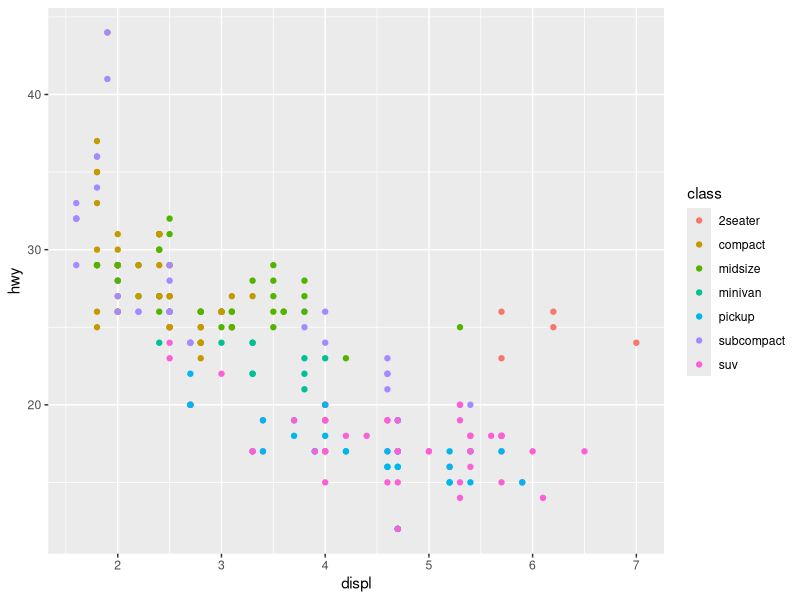
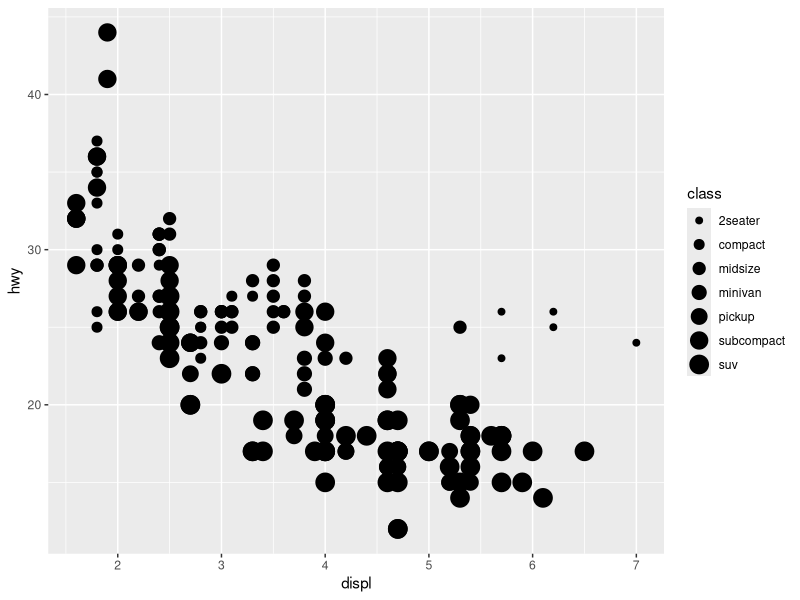
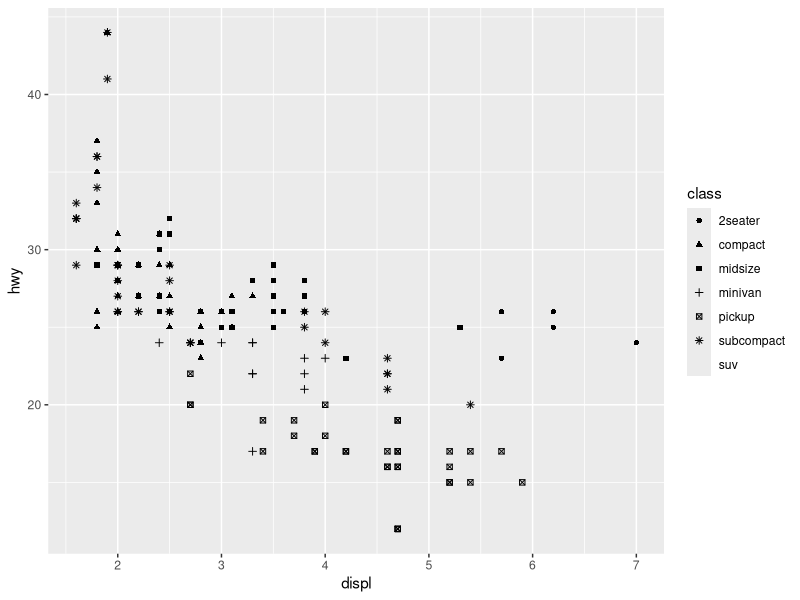
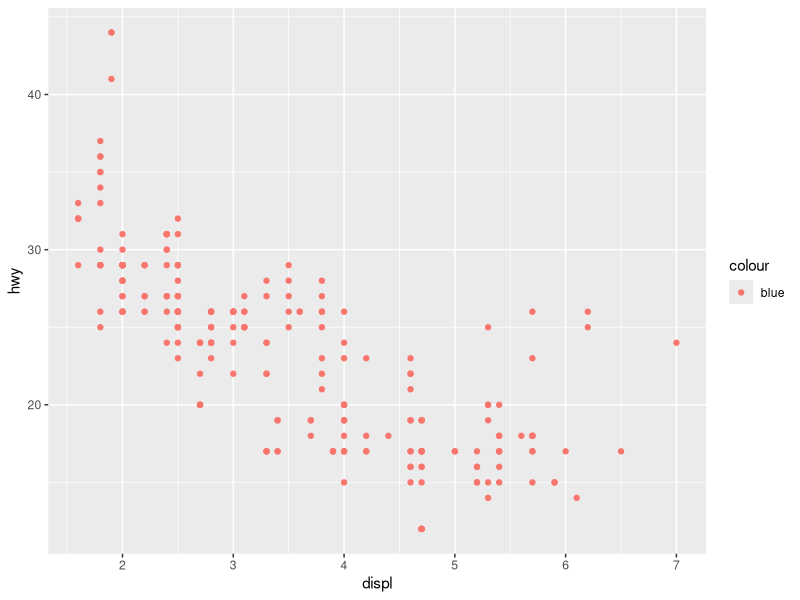
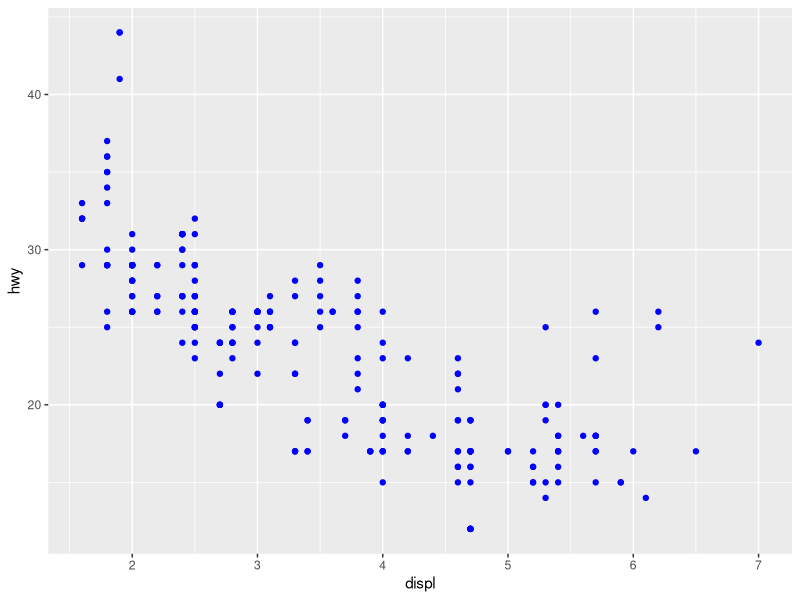
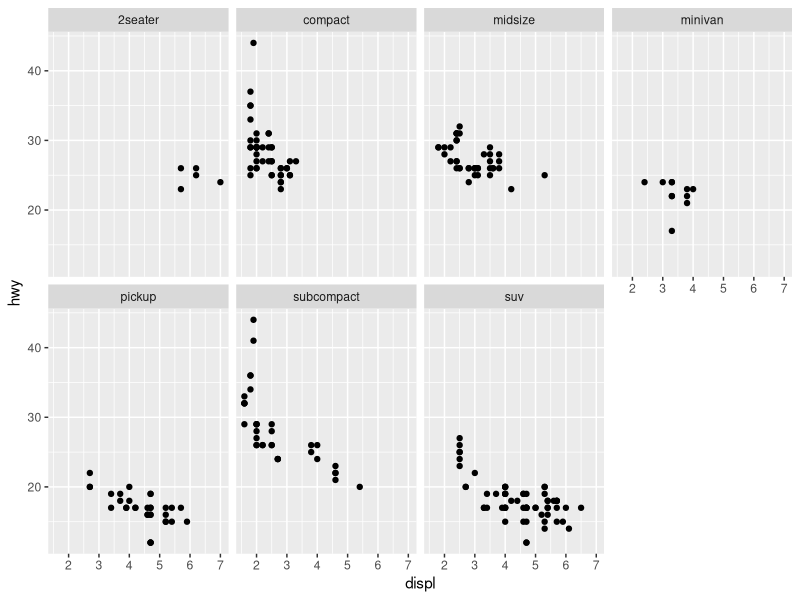
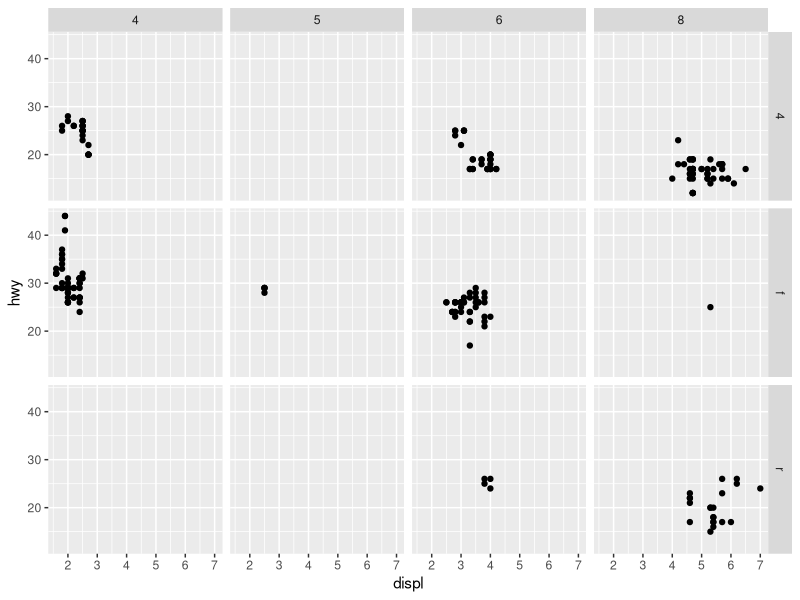
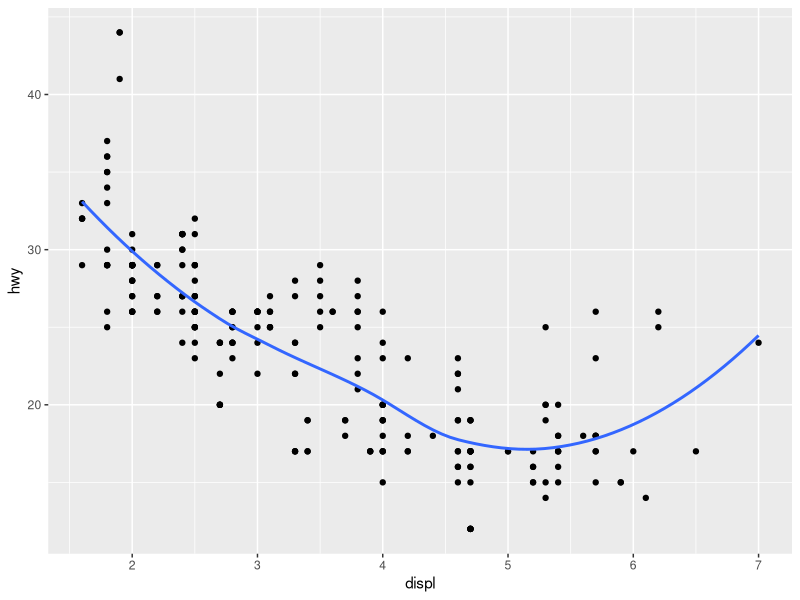

Generate these figures, in order, with R:
## ---- chunk 1
library(tidyverse)
data(mpg)
unique(mpg$class)
## ---- chunk 2
ggplot(data = mpg, mapping = aes(x = displ, y = hwy, color=class)) + geom_point()
## ---- chunk 3
ggplot(data = mpg, mapping = aes(x = displ, y = hwy, size=class)) + geom_point()
## ---- chunk 4
ggplot(data = mpg, mapping = aes(x = displ, y = hwy, shape=class)) + geom_point()
## ---- chunk 5
ggplot(data = mpg) + geom_point(mapping = aes(x = displ, y = hwy, color="blue"))
## ---- chunk 6
ggplot(data = mpg) + geom_point(mapping = aes(x = displ, y = hwy),color="blue")
## ---- chunk 7
ggplot(data = mpg) + geom_point(mapping = aes(x = displ, y = hwy)) + facet_wrap(~ class, nrow = 2)
## ---- chunk 8
ggplot(data = mpg) + geom_point(mapping = aes(x = displ, y = hwy)) + facet_grid(drv ~ cyl)
## ---- chunk 9
ggplot(data = mpg) + geom_point(mapping = aes(x = displ, y = hwy)) + geom_smooth(mapping = aes(x = displ, y = hwy), se = FALSE)
## ---- chunk 10
ggplot(data = mpg) + geom_histogram(mapping = aes(x = hwy)) 
## ---- chunk 11
ggplot(data = mpg) + geom_bar(mapping = aes(x = class)) 
## ---- chunk 12
ggplot(data = mpg) + geom_boxplot(mapping = aes(x = "", y = hwy)) 

## ---- chunk 13
ggplot(data = mpg) + geom_bar(mapping = aes(x = class)) 
## ---- chunk 14
ggplot(data = mpg) + geom_bar(mapping = aes(x = class, 
y = (..count..)/sum(..count..)))
## ---- chunk 15
ggplot(data = mpg) + geom_histogram(mapping = aes(x = hwy, y = ..density..)) 
## ---- chunk 16
k = nclass.Sturges(mpg$hwy)
ggplot(data = mpg) + geom_histogram(mapping = aes(x = hwy, y = ..density..), bins = k) 
## ---- chunk 17
ggplot(data = mpg) + geom_bar(mapping = aes(x = class, fill=drv), position="dodge") 
## ---- chunk 18
ggplot(data = mpg) + geom_bar(mapping = aes(x = class, fill=drv), position="fill") 
## ---- chunk 19
ggplot(data = mpg) + geom_bar(mapping = aes(x = class, fill=drv), position="stack") 
## ---- chunk 20
ggplot(data = mpg) + geom_point(mapping = aes(x = displ, y = hwy), position="jitter") + geom_smooth(mapping = aes(x = displ, y = hwy), se = FALSE)
## ---- chunk 21
ggplot(data = mpg) + geom_point(mapping = aes(x = displ, y = hwy), position="jitter") + geom_smooth(mapping = aes(x = displ, y = hwy), se = FALSE) + ggtitle("scatterplot") +xlab("fuel-efficiency") + ylab("engines size")
## ---- chunk 22
ggplot(mpg, aes(displ, hwy)) + geom_point(aes(colour = class)) +
scale_x_continuous(limits=c(0,10)) + scale_y_continuous(limits=c(0,50)) + scale_colour_brewer()
## ---- chunk 23
ggplot(mpg ) + geom_point(aes(displ, hwy)) +
scale_x_continuous(limits=c(0,10)) + scale_y_continuous(limits=c(0,50), breaks=seq(0,44,length=5)) 
## ---- chunk 24
ggplot(mpg ) + geom_point(aes(class, hwy)) +
scale_x_discrete("Cut", labels = c("2seater" = "2","compact" =  "c","midsize" = "m","minivan" = "mi", "pickup" = "pi", "subcompact" ="sb", "SUV" = "suv")) + scale_y_continuous(limits=c(0,50), breaks=seq(0,44,length=5)) 
## ---- chunk 25
ggplot(mpg, aes(x = class, y = hwy, fill = drv)) +
geom_boxplot() + scale_y_continuous(name = "Fuel",breaks = seq(0,40, by=10),limits=c(0, 50)) + scale_x_discrete(name = "type of car") + ggtitle("Distribution of the hwy") + theme_bw() +
        theme(plot.title = element_text(size = 14, family = "Tahoma", face = "bold",hjust = 0.5),
              legend.text = element_text(face="bold", size=16),
              axis.title = element_text(face="bold"),
              axis.text.y=element_text(size = 11),
              axis.title.y=element_text(size = 14),
              axis.title.x =element_text(size = 14),
              axis.text.x=element_text(size = 11)) +
              scale_fill_brewer()
              
